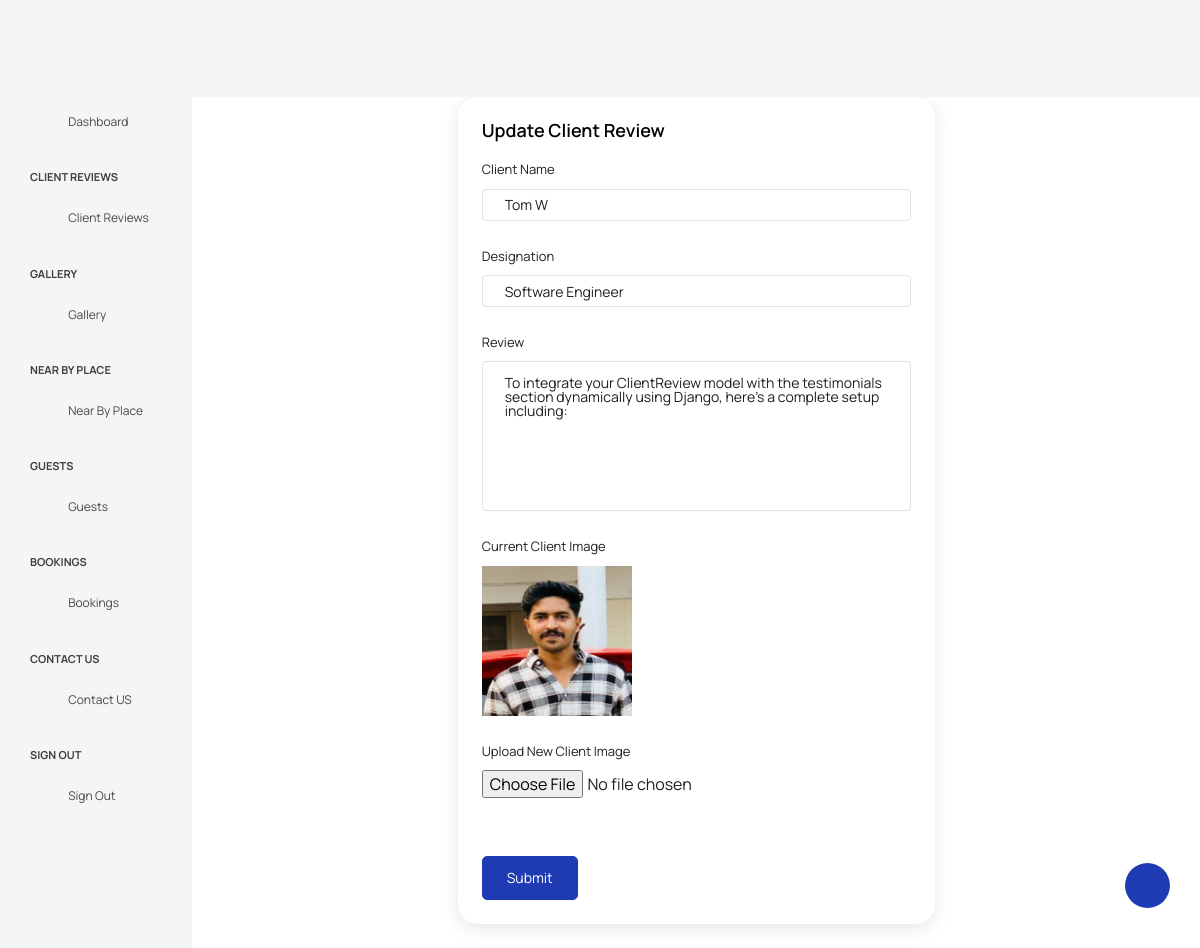
The page /update-client-review/4/ (signed in) on the database as committed earlier.
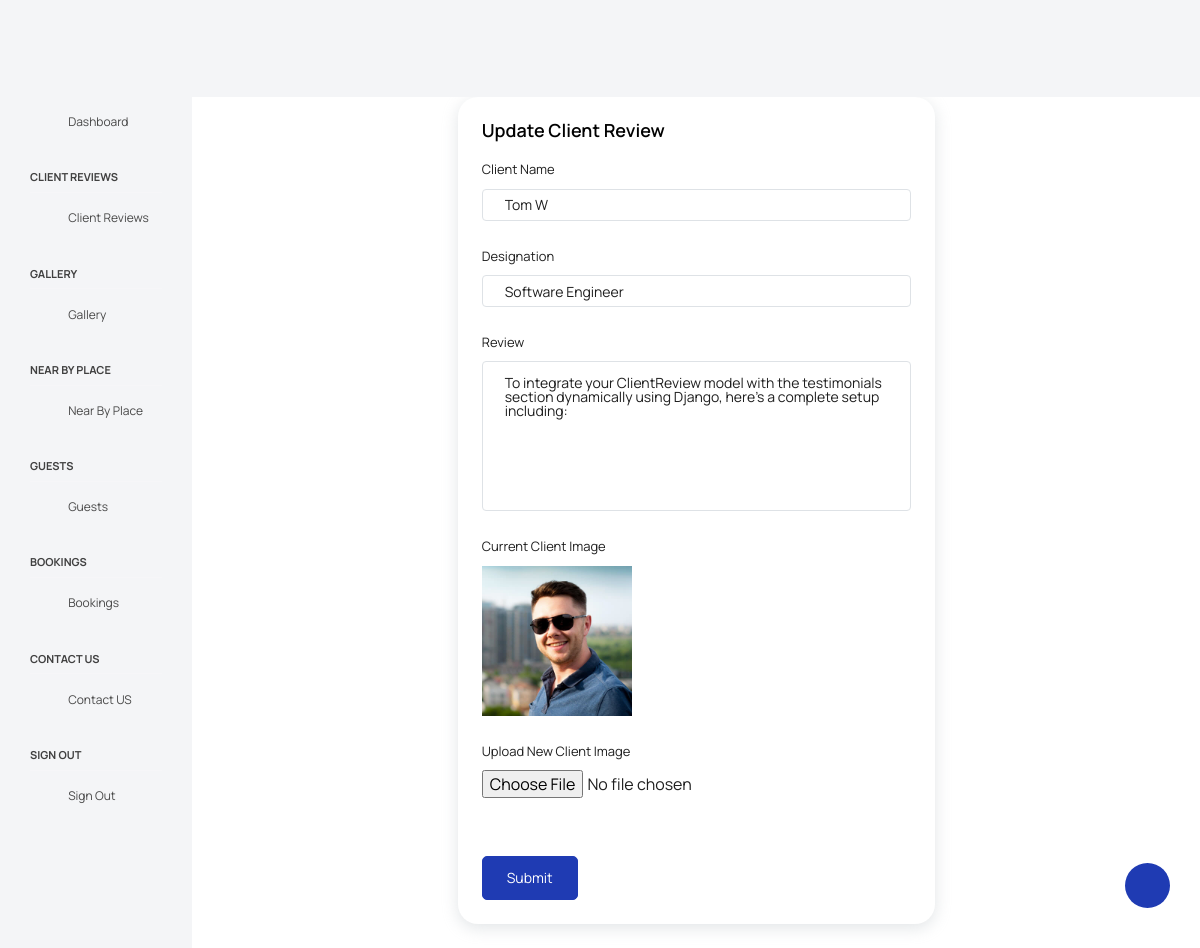
The same page on the database as committed later.
### grandywoods_app/models.py (models this page shows, shortened)
class ClientReview(models.Model):
    client_name = models.CharField(max_length=100, null=True, blank=True)
    client_image = models.ImageField(upload_to='client_images/', null=True, blank=True)
    designation = models.CharField(max_length=100, null=True, blank=True)
    review = models.TextField(null=True, blank=True)

### grandywoods_app/views.py (the view)
# urls.py: path('update-client-review/<int:id>/', views.update_client_review, name='update_client_review'),
@login_required(login_url='user_login')
def update_client_review(request, id):
    client_reviews = get_object_or_404(ClientReview, id=id)
    if request.method == 'POST':
        form = ClientReviewForm(request.POST, request.FILES, instance=client_reviews)
        if form.is_valid():
            form.save()
            return redirect('view_client_reviews')
    else:
        form = ClientReviewForm(instance=client_reviews)
    return render(request, 'admin_pages/update_client_review.html', {'form': form, 'client_reviews': client_reviews})

### grandywoods_app/forms.py
class ClientReviewForm(forms.ModelForm):
    class Meta:
        model = ClientReview
        fields = '__all__'

### templates/admin_pages/update_client_review.html (shortened to what this page needs)
{% extends "admin_pages/base.html" %}
{% load static %}
{% block content %}
<div class="container">
  <div class="row justify-content-center">
    <div class="col-md-6 grid-margin stretch-card">
      <div class="card">
        <div class="card-body">
          <h4 class="card-title">Update Client Review</h4>
          <form class="forms-sample" method="POST" enctype="multipart/form-data"> {% csrf_token %}
            <div class="form-group">
              <label for="ClientName">Client Name</label>
              <input type="text" class="form-control" id="ClientName" name="client_name" value="{{client_reviews.client_name}}" placeholder="Client Name">
            </div>
            <div class="form-group">
              <label for="designation">Designation</label>
              <input type="text" class="form-control" id="designation" name="designation" placeholder="Designation" value="{{client_reviews.designation}}">
            </div>
            <div class="form-group">
              <label for="exampleDescription">Review</label>
              <textarea class="form-control" name="review" id="exampleDescription" rows="3" style="height: 150px;" placeholder="Enter your Review" oninput="checkCharacterLimit(this)" required>{{client_reviews.review}}</textarea>
          </div>
          <div class="form-group">
            <label>Current Client Image</label><br>
            {% if client_reviews.client_image %}
                <img src="{{ client_reviews.client_image.url }}" alt="Current Image" style="width: 150px; height: 150px;">
                <br>
            {% else %}
                <p>No image available</p>
            {% endif %}
        </div>
        <div class="form-group">
            <label for="imageFile">Upload New Client Image</label><br>
            <input type="file" class="form-control-file" id="imageFile" name="client_image" accept="image/*">
        </div>
        <div class="form-check form-check-flat form-check-primary">
          <label class="form-check-label">
          </label>
        </div>
            <button type="submit" class="btn btn-primary me-2">Submit</button>
          </form>
        </div>
      </div>
    </div>
  </div>
</div>
{% endblock %}

Rows that differ between the two databases and show on the page:
changed ClientReview "Tom W": client_image: a different picture
